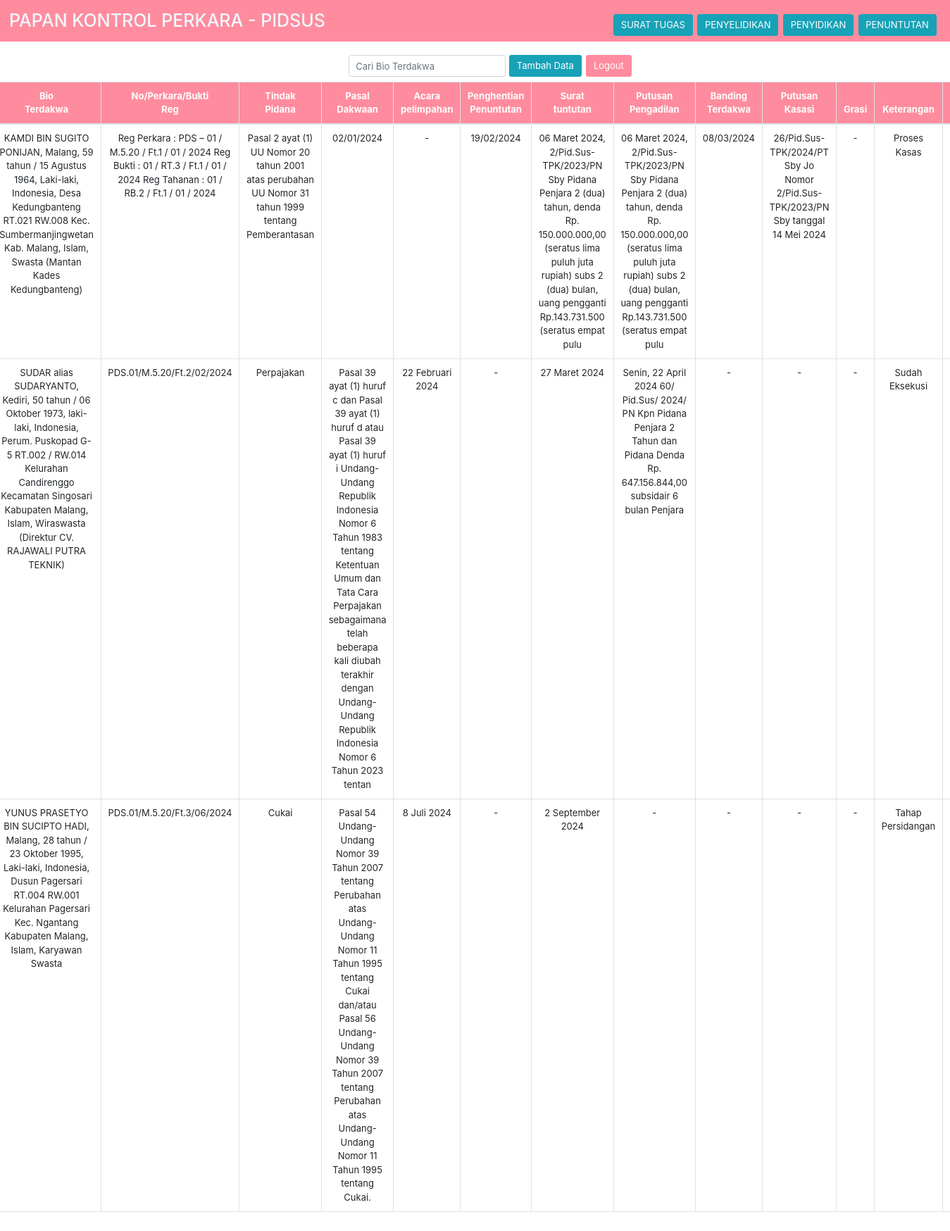
The page /file/sheet4.php on the database its author committed.
### tables this page shows
CREATE TABLE `crud_penuntutan` (
  `id` int(50) NOT NULL,
  `terdakwa` varchar(500) NOT NULL,
  `nomor_reg` varchar(500) NOT NULL,
  `jenis_tindak_pidana` varchar(100) NOT NULL,
  `pasal_yang_didakwakan` varchar(300) NOT NULL,
  `acara_biasa` varchar(100) NOT NULL,
  `penghentian_penuntutan` varchar(300) NOT NULL,
  `tgl_pasal_surat` varchar(200) NOT NULL,
  `tgl_pasal_amar` varchar(200) NOT NULL,
  `banding` varchar(200) NOT NULL,
  `kasasi` varchar(300) NOT NULL,
  `grasi` varchar(500) NOT NULL,
  `eksekusi` varchar(400) NOT NULL,
  `keterangan` varchar(400) NOT NULL
);

### file/sheet4.php (the view, shortened to what this page needs)
<!DOCTYPE html>
<html>
<head>
    <link rel="stylesheet" href="https://cdn.jsdelivr.net/npm/bootstrap@4.6.1/dist/css/bootstrap.min.css">
    <link rel="stylesheet" href="sheett2.css">
</head>
<body>
    <nav class="navbar navbar-dark" style="background-color: #FF8C9E;">
        <div class="navbar-brand mb-0 h1">
            <span>PAPAN KONTROL PERKARA - PIDSUS</span>
        </div>
        <div class="d-flex justify-content-center mt-3">
            <button id="sheet1Button" class="btn btn-info mr-2"><a href="index.php" style="color:white;">SURAT TUGAS</a></button>
            <button id="sheet2Button" class="btn btn-info mr-2"><a href="sheet2.php" style="color:white;">PENYELIDIKAN</a></button>
            <button id="sheet3Button" class="btn btn-info mr-2"><a href="sheet3.php" style="color:white;">PENYIDIKAN</a></button>
            <button id="sheet4Button" class="btn btn-info mr-2"><a href="sheet4.php" style="color:white;">PENUNTUTAN</a></button>
        </div>
    </nav>
    <div class="container my-4">
        <div class="d-flex justify-content-between align-items-center mb-2">
            <div class="d-flex">
                <div class="form-outline" data-mdb-input-init>
                    <input id="search-input" type="search" class="form-control" placeholder="Cari Bio Terdakwa" />
                </div>
                <a href="create.php" class="btn mr-2" style="background-color: #17a2b8; color: white;">Tambah Data</a>
                <a href="logout.php" class="btn" style="background-color: #FF8C9E; color: white;">Logout</a>
            </div>
        </div>
        <div class="table-container">
            <table id="data1" class="table table-bordered table-hover">
                <thead class="thead-custom" style="background-color: #FF8C9E; color: white;">
                    <tr>
                        <th class="kode-column">Bio <br> Terdakwa</th>
                        <th class="no-reg">No/Perkara/Bukti <br> Reg</th>
                        <th class="nama-column">Tindak <br> Pidana</th>
                        <th>Pasal <br> Dakwaan</th>
                        <th class="telaahan-column">Acara <br> pelimpahan</th>
                        <th class="sprintug-column">Penghentian <br> Penuntutan</th>
                        <th class="tanggal-sprintug-column">Surat <br> tuntutan</th>
                        <th class="laphastug-column">Putusan <br> Pengadilan</th>
                        <th class="laphastug-column">Banding <br> Terdakwa</th>
                        <th class="keterangan-column">Putusan <br> Kasasi</th>
                        <th class="keterangan-column">Grasi</th>
                        <th class="keterangan-column">Keterangan</th>
                        <th colspan="2" class="aksi-column">Aksi</th>
                    </tr>
                </thead>
                <tbody>
                    <?php
                    include "koneksi.php";
                    $sql = "SELECT * FROM crud_penuntutan ORDER BY id";
                    $hasil = mysqli_query($kon, $sql);
                    while ($data = mysqli_fetch_array($hasil)) {
                        echo "<tr>";
                        echo "<td class='kode-column'>" . html_entity_decode($data['terdakwa'], ENT_QUOTES, 'UTF-8') . "</td>";
                        echo "<td>" . html_entity_decode($data['nomor_reg'], ENT_QUOTES, 'UTF-8') . "</td>";
                        echo "<td class='nama-column' data-fulltext='" . html_entity_decode($data['jenis_tindak_pidana'], ENT_QUOTES, 'UTF-8') . "'>" . html_entity_decode($data['jenis_tindak_pidana'], ENT_QUOTES, 'UTF-8') . "</td>";
                        echo "<td>" . html_entity_decode($data['pasal_yang_didakwakan'], ENT_QUOTES, 'UTF-8') . "</td>";
                        echo "<td class='telaahan-column'>" . html_entity_decode($data['acara_biasa'], ENT_QUOTES, 'UTF-8') . "</td>";
                        echo "<td class='sprintug-column'>" . html_entity_decode($data['penghentian_penuntutan'], ENT_QUOTES, 'UTF-8') . "</td>";
                        echo "<td>" . html_entity_decode($data['tgl_pasal_surat'], ENT_QUOTES, 'UTF-8') . "</td>";
                        echo "<td>" . html_entity_decode($data['tgl_pasal_amar'], ENT_QUOTES, 'UTF-8') . "</td>";
                        echo "<td>" . html_entity_decode($data['banding'], ENT_QUOTES, 'UTF-8') . "</td>";
                        echo "<td>" . html_entity_decode($data['kasasi'], ENT_QUOTES, 'UTF-8') . "</td>";
                        echo "<td>" . html_entity_decode($data['grasi'], ENT_QUOTES, 'UTF-8') . "</td>";
                        echo "<td class='keterangan-column'>" . html_entity_decode($data['keterangan'], ENT_QUOTES, 'UTF-8') . "</td>";
                        echo "<td class='aksi-column'>
                    <a href='update4.php?id=" . $data['id'] . "' class='btn btn-sm' style='background-color: #17a2b8; color: white;'>Update</a>
                    <a href='delete4.php?id=" . $data['id'] . "' class='btn btn-sm' style='background-color: #FF8C9E; color: white;' onclick=\"return confirm('Apakah anda yakin ingin menghapus data ini?')\">Delete</a></td>";
                        echo "</tr>";
                    }
                    ?>
                </tbody>
            </table>
        </div>
    </div>
</body>
</html>

### file/sheett2.css (style rules this page uses)
* { box-sizing: border-box; margin: 0; padding: 0; font-weight: 350px; font-style: normal; font-size: 13px; scroll-behavior: smooth; }
.container { width: 100%; background-size: cover; background-repeat: no-repeat; animation: fadeIn 1s ease-in-out; }
span { font-size: 25px; color: aliceblue; }
.table-container { display: flex; justify-content: center; }
table { width: 10px; margin: 0 auto; border-collapse: collapse; }
th, td { padding: 5px; text-align: center; vertical-align: top; }
.form-outline { margin-right: 5px; margin-left: 375px; }

### rows shown on the page
crud_penuntutan: terdakwa "KAMDI BIN SUGITO PONIJAN, Malang, 59 tahun / 15 Agustus 1964, Laki-laki, Indonesia, Desa Kedungbanteng RT.021 RW.008 Kec. Sumbermanjingwetan Kab. Malang, Islam, Swasta (Mantan Kades Kedungbanteng)", nomor_reg "Reg Perkara : PDS – 01 / M.5.20 / Ft.1 / 01 / 2024 Reg Bukti : 01 / RT.3 / Ft.1 / 01 / 2024 Reg Tahanan : 01 / RB.2 / Ft.1 / 01 / 2024", jenis_tindak_pidana "Pasal 2 ayat (1) UU Nomor 20 tahun 2001 atas perubahan UU Nomor 31 tahun 1999 tentang Pemberantasan", pasal_yang_didakwakan "02/01/2024", acara_biasa "-", penghentian_penuntutan "19/02/2024", tgl_pasal_surat "06 Maret 2024, 2/Pid.Sus-TPK/2023/PN Sby Pidana Penjara 2 (dua) tahun, denda Rp. 150.000.000,00 (seratus lima puluh juta rupiah) subs 2 (dua) bulan, uang pengganti Rp.143.731.500 (seratus empat pulu", tgl_pasal_amar "06 Maret 2024, 2/Pid.Sus-TPK/2023/PN Sby Pidana Penjara 2 (dua) tahun, denda Rp. 150.000.000,00 (seratus lima puluh juta rupiah) subs 2 (dua) bulan, uang pengganti Rp.143.731.500 (seratus empat pulu", banding "08/03/2024", kasasi "26/Pid.Sus-TPK/2024/PT Sby Jo Nomor 2/Pid.Sus-TPK/2023/PN Sby tanggal 14 Mei 2024", grasi "-", keterangan "Proses Kasas"
crud_penuntutan: terdakwa "SUDAR alias SUDARYANTO, Kediri, 50 tahun / 06 Oktober 1973, laki-laki, Indonesia, Perum. Puskopad G-5 RT.002 / RW.014 Kelurahan Candirenggo Kecamatan Singosari Kabupaten Malang, Islam, Wiraswasta (Direktur CV. RAJAWALI PUTRA TEKNIK)", nomor_reg "PDS.01/M.5.20/Ft.2/02/2024", jenis_tindak_pidana "Perpajakan", pasal_yang_didakwakan "Pasal 39 ayat (1) huruf c dan Pasal 39 ayat (1) huruf d atau Pasal 39 ayat (1) huruf i Undang-Undang Republik Indonesia Nomor 6 Tahun 1983 tentang Ketentuan Umum dan Tata Cara Perpajakan sebagaimana telah beberapa kali diubah terakhir dengan Undang-Undang Republik Indonesia Nomor 6 Tahun 2023 tentan", acara_biasa "22 Februari 2024", penghentian_penuntutan "-", tgl_pasal_surat "27 Maret 2024", tgl_pasal_amar "Senin, 22 April 2024 60/ Pid.Sus/ 2024/ PN Kpn Pidana Penjara 2 Tahun dan Pidana Denda Rp. 647.156.844,00 subsidair 6 bulan Penjara", banding "-", kasasi "-", grasi "-", keterangan "Sudah Eksekusi"
crud_penuntutan: terdakwa "YUNUS PRASETYO BIN SUCIPTO HADI, Malang, 28 tahun / 23 Oktober 1995, Laki-laki, Indonesia, Dusun Pagersari RT.004 RW.001 Kelurahan Pagersari Kec. Ngantang Kabupaten Malang, Islam, Karyawan Swasta", nomor_reg "PDS.01/M.5.20/Ft.3/06/2024", jenis_tindak_pidana "Cukai", pasal_yang_didakwakan "Pasal 54 Undang-Undang Nomor 39 Tahun 2007 tentang Perubahan atas Undang-Undang Nomor 11 Tahun 1995 tentang Cukai dan/atau Pasal 56 Undang-Undang Nomor 39 Tahun 2007 tentang Perubahan atas Undang-Undang Nomor 11 Tahun 1995 tentang Cukai.", acara_biasa "8 Juli 2024", penghentian_penuntutan "-", tgl_pasal_surat "2 September 2024", tgl_pasal_amar "-", banding "-", kasasi "-", grasi "-", keterangan "Tahap Persidangan"
